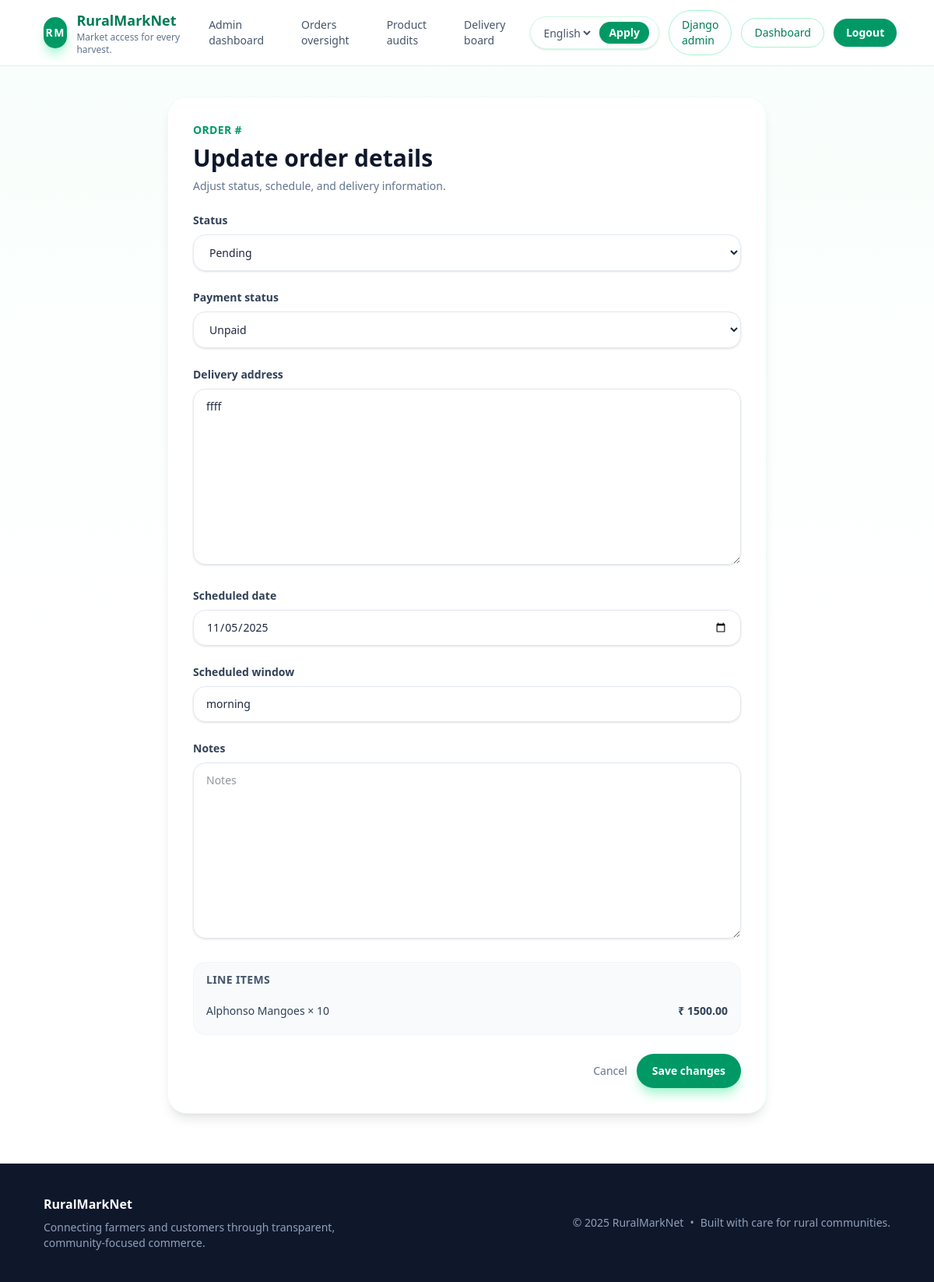
/orders/admin/orders/9/ (signed in), run on an earlier commit of the app's database.
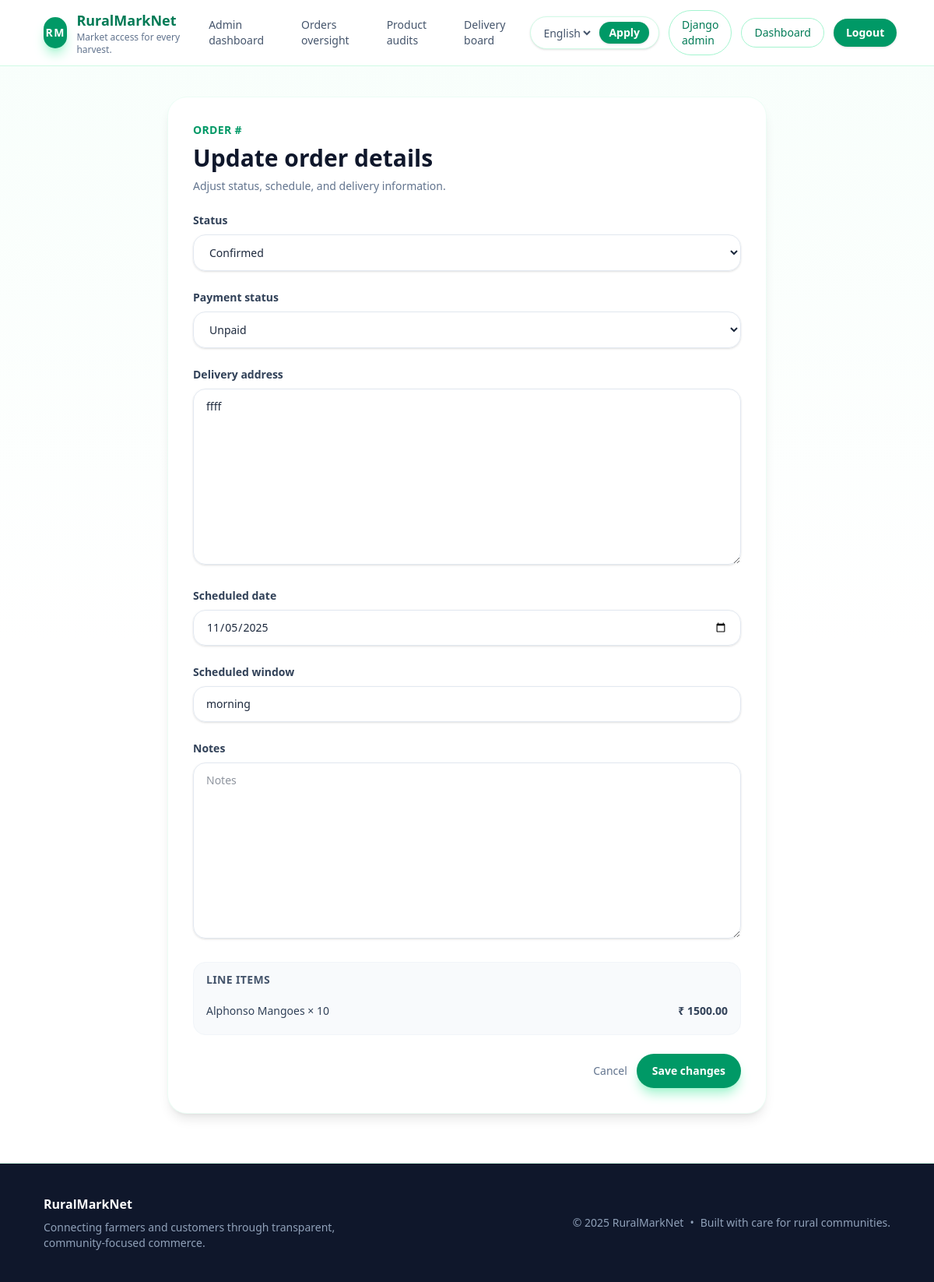
And on a later commit of the database.
### orders/models.py (models this page shows, shortened)
class Order(models.Model):
    class Status(models.TextChoices):
        CART = "cart", _("Cart")
        PENDING = "pending", _("Pending")
        CONFIRMED = "confirmed", _("Confirmed")
        SHIPPED = "shipped", _("Shipped")
        DELIVERED = "delivered", _("Delivered")
        CANCELLED = "cancelled", _("Cancelled")
    class PaymentStatus(models.TextChoices):
        UNPAID = "unpaid", _("Unpaid")
        PAID = "paid", _("Paid")
        REFUNDED = "refunded", _("Refunded")
        FAILED = "failed", _("Failed")
    customer = models.ForeignKey(
        settings.AUTH_USER_MODEL,
        on_delete=models.CASCADE,
        related_name="orders",
    )
    status = models.CharField(
        max_length=20, choices=Status.choices, default=Status.CART
    )
    payment_status = models.CharField(
        max_length=20, choices=PaymentStatus.choices, default=PaymentStatus.UNPAID
    )
    total_amount = models.DecimalField(max_digits=10, decimal_places=2, default=0)
    delivery_address = models.TextField(blank=True)
    scheduled_date = models.DateField(null=True, blank=True)
    scheduled_window = models.CharField(max_length=50, blank=True)
    notes = models.TextField(blank=True)
    created_at = models.DateTimeField(auto_now_add=True)
    updated_at = models.DateTimeField(auto_now=True)
    class Meta:
        ordering = ["-created_at"]

### orders/views.py (the view, shortened to what this page needs)
# urls.py: path("admin/orders/<int:pk>/", AdminOrderUpdateView.as_view(), name="admin-update"),
class AdminOrderUpdateView(AdminRequiredMixin, UpdateView):
    form_class = AdminOrderUpdateForm
    template_name = "orders/admin_order_form.html"
    context_object_name = "order"
    success_url = reverse_lazy("portal-admin:orders-list")
    def get_queryset(self):  # type: ignore[override]
        return Order.objects.exclude(status=Order.Status.CART).select_related("customer")
    def get_context_data(self, **kwargs):  # type: ignore[override]
        context = super().get_context_data(**kwargs)
        context["items"] = self.object.items.select_related("product")  # type: ignore[attr-defined]
        return context

### products/forms.py
class ProductFilterForm(forms.Form):
    search = forms.CharField(required=False, label=_("Search"))
    category = forms.ChoiceField(
        required=False,
        choices=[("", _("All categories"))] + list(Product.Categories.choices),
    )
    min_price = forms.DecimalField(required=False, min_value=0, label=_("Min price"))
    max_price = forms.DecimalField(required=False, min_value=0, label=_("Max price"))
    available = forms.BooleanField(required=False, initial=True, label=_("In stock"))

### accounts/mixins.py (called while the page is built)
    def test_func(self) -> bool:  # noqa: D401
        request = getattr(self, "request", None)
        user = getattr(request, "user", None)
        return bool(
            getattr(user, "is_authenticated", False)
            and (getattr(user, "is_staff", False) or getattr(user, "is_superuser", False))
        )

### products/context_processors.py (called while the page is built)
def product_filters(request):
    return {
        "product_filter_form": ProductFilterForm(request.GET or None),
        "product_categories": Product.Categories.choices,
    }

### orders/templates/orders/admin_order_form.html (shortened to what this page needs)
{% extends "base.html" %}
{% load i18n form_extras %}
{% block content %}
<div class="mx-auto max-w-3xl">
    <div class="rounded-3xl bg-white p-8 shadow-lg ring-1 ring-emerald-50">
        <header class="mb-6 space-y-2">
            <p class="text-sm font-semibold uppercase tracking-wide text-emerald-600">{% blocktrans %}Order #{{ order.pk }}{% endblocktrans %}</p>
            <h1 class="text-3xl font-semibold text-slate-900">{% trans "Update order details" %}</h1>
            <p class="text-sm text-slate-500">{% trans "Adjust status, schedule, and delivery information." %}</p>
        </header>
        <form method="post" class="space-y-6">
            {% with input_classes="mt-2 w-full rounded-2xl border border-slate-200 px-4 py-3 text-sm text-slate-800 shadow-sm focus:border-emerald-500 focus:outline-none focus:ring-2 focus:ring-emerald-200" %}
                {% for field in form %}
                    <div>
                        <label for="{{ field.id_for_label }}" class="block text-sm font-semibold text-slate-700">{{ field.label }}</label>
                        {% render_field field class=input_classes %}
                    </div>
                {% endfor %}
            {% endwith %}
            <section class="rounded-2xl border border-slate-100 bg-slate-50 px-4 py-3">
                <h2 class="text-sm font-semibold uppercase tracking-wide text-slate-600">{% trans "Line items" %}</h2>
                <ul class="mt-3 divide-y divide-slate-200 text-sm text-slate-700">
                    {% for item in items %}
                        <li class="flex items-center justify-between py-2">
                            <span>{{ item.product.name }} × {{ item.quantity }}</span>
                            <span class="font-semibold">₹ {{ item.line_total }}</span>
                        </li>
                    {% empty %}
                        <li class="py-3 text-slate-500">{% trans "No items found." %}</li>
                    {% endfor %}
                </ul>
            </section>
            <div class="flex items-center justify-end gap-3">
                <a href="{% url 'portal-admin:orders-list' %}" class="text-sm font-medium text-slate-500 hover:text-slate-700">{% trans "Cancel" %}</a>
                <button type="submit" class="inline-flex items-center justify-center rounded-full bg-emerald-600 px-5 py-3 text-sm font-semibold text-white shadow-lg shadow-emerald-200 transition hover:bg-emerald-500">{% trans "Save changes" %}</button>
            </div>
        </form>
    </div>
</div>
{% endblock %}

What changed in the data, as far as the page shows it:
changed Order "Unpaid": status "Pending" → "Confirmed"
